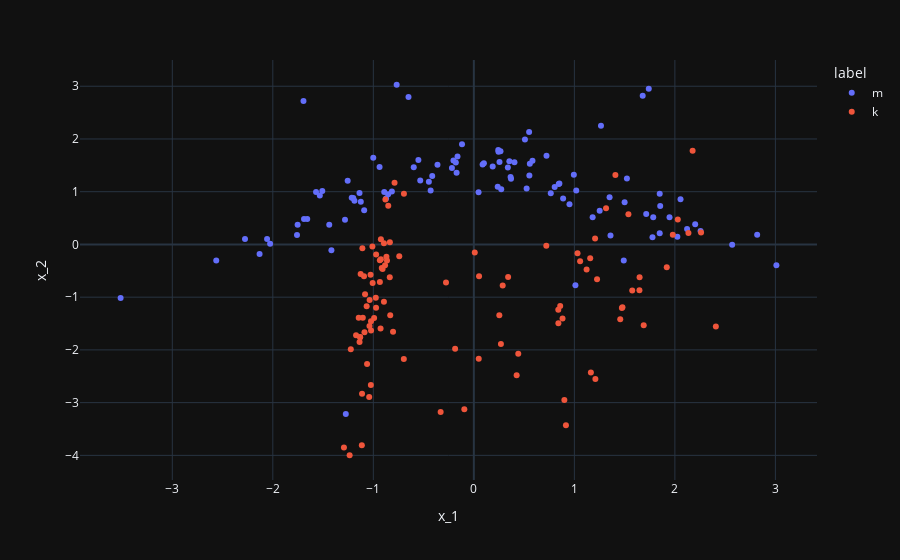

The code cell stored with this chart in its notebook:
### Code cell
import plotly.express as px
px.scatter(df, x='x_1', y='x_2', color='label')
